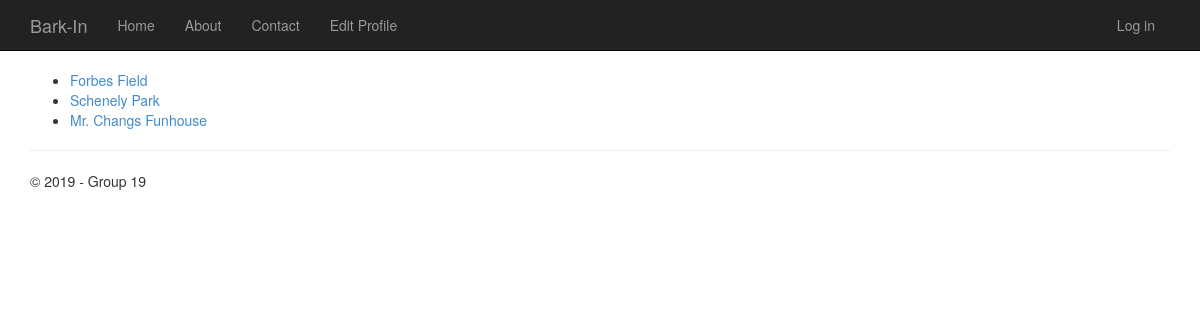
Before: / with the older database file.
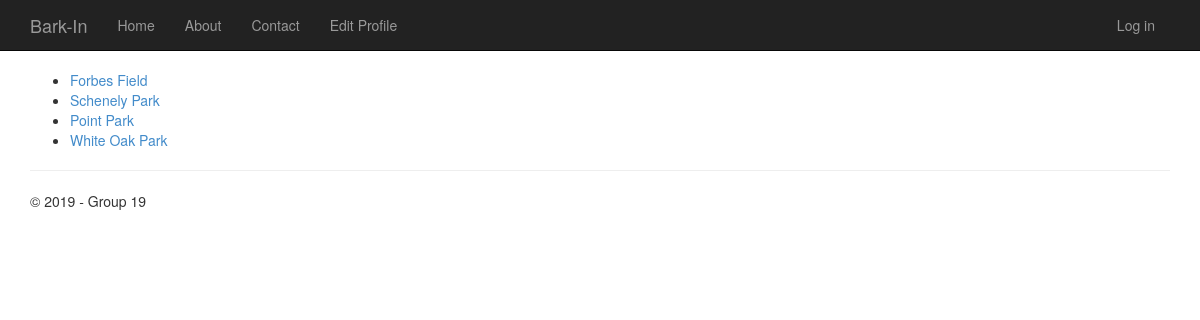
After: the same page with the newer database file.
### app/models.py (models this page shows, shortened)
class Park(models.Model):
	name = models.CharField(max_length=150, unique=False, null=True)
	lat = models.IntegerField(blank=False)
	lon = models.IntegerField(blank=False)
	info = models.CharField(max_length=512,null=True)
	address = models.CharField(max_length=512,null=True)
	star_rating = models.PositiveIntegerField(default=0,blank=True)
	num_ratings = models.PositiveIntegerField(default=0,blank=True)
	fenced_in = models.BooleanField(default=False)
	off_leash = models.BooleanField(default=False)
	reviews = models.ManyToManyField(ParkReview, blank=True)

### app/views.py (the view, shortened to what this page needs)
# urls.py: path('', views.index, name='index'),
def index(request):
    all_parks = Park.objects.all()
    template = loader.get_template('app/index.html')
    context = {
        'all_parks' : all_parks,
        'title':'Home Page',
        'year':datetime.now().year,
        }
    return HttpResponse(template.render(context, request))

### app/templates/app/index.html
{% extends "app/layout.html" %}
{% block content %}
<ul>
    {% for Park in all_parks %}
    <li><a href="/view_park/{{ Park.id }}">{{Park.name}}</a></li>
    {% endfor %}
</ul>
{% endblock %}

### app/templates/app/layout.html (shortened to what this page needs)
﻿<!DOCTYPE html>
<html>
<head>
    {% load staticfiles %}
    <link rel="stylesheet" type="text/css" href="{% static 'app/content/bootstrap.min.css' %}" />
    <link rel="stylesheet" type="text/css" href="{% static 'app/content/site.css' %}" />
</head>
<body>
    <div class="navbar navbar-inverse navbar-fixed-top">
        <div class="container">
            <div class="navbar-header">
                <a href="/" class="navbar-brand">Bark-In</a>
            </div>
            <div class="navbar-collapse collapse">
                <ul class="nav navbar-nav">
                    <li><a href="{% url 'index' %}">Home</a></li>
                    <li><a href="{% url 'about' %}">About</a></li>
                    <li><a href="{% url 'contact' %}">Contact</a></li>
                    <li><a href="{% url 'edit_profile' %}">Edit Profile</a></li>
                </ul>
                {% include 'app/loginpartial.html' %}
            </div>
        </div>
    </div>
    <div class="container body-content">
{% block content %}{% endblock %}
        <hr/>
        <footer>
            <p>&copy; {{ year }} - Group 19</p>
        </footer>
    </div>
</body>
</html>

### app/templates/app/loginpartial.html
{% if user.is_authenticated %}
<form id="logoutForm" action="/logout/" method="post" class="navbar-right">
    {% csrf_token %}
    <ul class="nav navbar-nav navbar-right">
        <li><span class="navbar-brand">Hello {{ user.username }}!</span></li>
        <li><a href="javascript:document.getElementById('logoutForm').submit()">Log off</a></li>
    </ul>
</form>
{% else %}
<ul class="nav navbar-nav navbar-right">
    <li><a href="{% url 'login' %}">Log in</a></li>
</ul>
{% endif %}

### app/static/app/content/site.css (style rules this page uses)
body { padding-top: 50px; padding-bottom: 20px; }
.body-content { padding-left: 15px; padding-right: 15px; }

Changed rows visible on the page:
changed Park: name "Mr. Changs Funhouse" → "Point Park"
added Park: name "White Oak Park"
